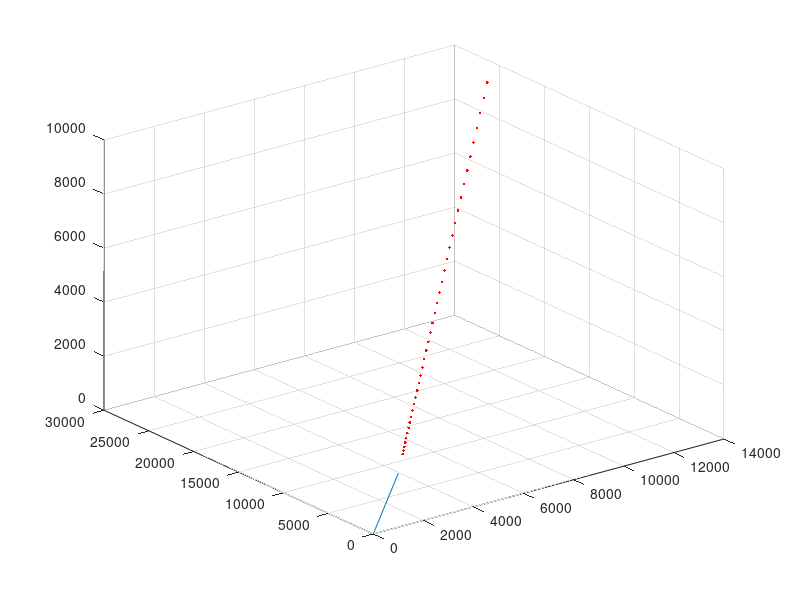

Write the MATLAB code that produced this figure. (Note: this script raises an error after producing the figure.)
clc
clear variables
close all force

% Задание №8
%
% При написании программ обязательно:
%   - использовать комментарии, содержащие назначение программы и описание
%   её переменных;
%   - вывод результатов сопровождать пояснительным текстом.
% По результатам работы должен быть составлен отчёт, содержащий текст
% индивидуального задания, тексты script-файлов и файлов-функций, а так же
% графическое представление результатов.
%
% Вариант - 25 (подзадание 5)
%
% Построить траекторию стартующей ракеты в трёх-мерном пространстве. Законы
% измерения координа даны.
% Воспользоваться оператором plot3, местоположение ракеты указывать красной
% звёздочкой. С помощью операторов line показать проекции точек
% летательного аппарата на горизонтальную и вертикальную плоскости. Шаг
% измерения времени dt = 1с.
%

figure(1)

t = 0 : 1 : 10;
xt = 5 + 20 .* t .^ 2 / 2;
yt = 5 .* t .^ 0;
ht = 40 .* t .^ 2 ./ 2;

k = 11: 1 : 50;
xk = 1005 + 10 .* k .^ 2 ./ 2;
yk = 5 + 20 .* k .^2 ./ 2;
hk = 6 .* k .^ 2 ./ 2 + 2000;

plot3 (xt, yt, ht, xk, yk, hk, '.r')
grid on

xline(13505, '--');
yline(25005, '--');
zline(9500, '--');
